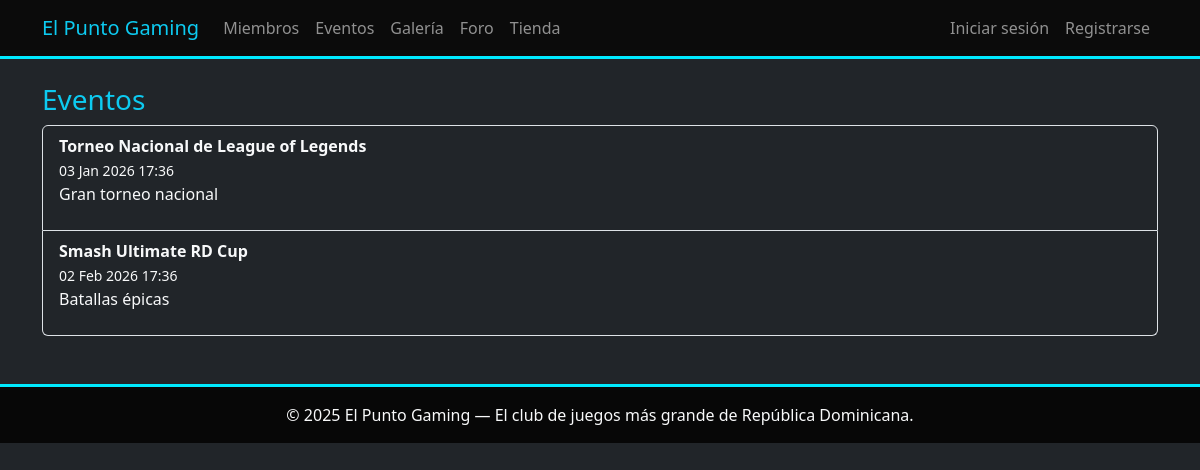
/eventos, run on the app's committed database.
### models.py (models this page shows)
class Evento(db.Model):
    id = db.Column(db.Integer, primary_key=True)
    titulo = db.Column(db.String(140), nullable=False)
    descripcion = db.Column(db.Text)
    fecha = db.Column(db.DateTime, nullable=False)

### app.py (the view)
@app.route('/eventos')
def eventos():
    lista = Evento.query.order_by(Evento.fecha.asc()).all()
    return render_template('eventos.html', eventos=lista)

### app.py (called while the page is built)
@app.context_processor
def inject_datetime():
    return {'datetime': datetime}

### templates/eventos.html
{% extends "base.html" %}
{% block content %}
<h3 class="text-info">Eventos</h3>
<ul class="list-group">
  {% for e in eventos %}
    <li class="list-group-item bg-dark text-light">
      <strong>{{ e.titulo }}</strong><br>
      <small>{{ e.fecha.strftime('%d %b %Y %H:%M') }}</small><br>
      <p>{{ e.descripcion }}</p>
    </li>
  {% else %}
    <li class="list-group-item bg-dark text-light">No hay eventos</li>
  {% endfor %}
</ul>
{% endblock %}

### static/css/styles.css (style rules this page uses)
body { background: #050506; color:#ddd; font-family: 'Segoe UI', Tahoma, sans-serif; }

### data on the page
Evento: titulo "Torneo Nacional de League of Legends", fecha "03 Jan 2026 17:36", descripcion "Gran torneo nacional"
Evento: titulo "Smash Ultimate RD Cup", fecha "02 Feb 2026 17:36", descripcion "Batallas épicas"
